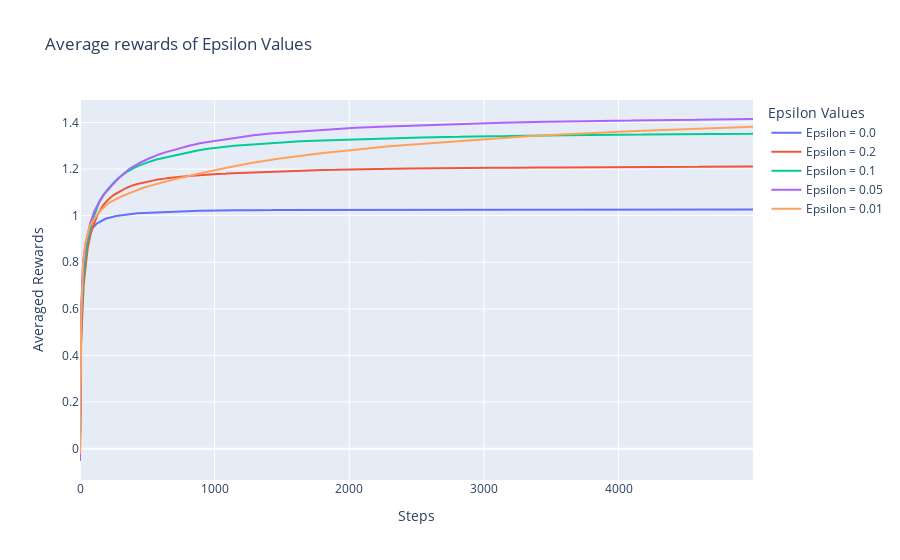

The notebook cell saved with this chart:
### Code cell
def plot_rewards(rewards, epsilons):
    steps = jnp.arange(rewards.shape[0])
    rewards_mean_df = pd.DataFrame({i:jnp.mean(rewards[:, i, :], axis=1).cumsum()/(steps+1) for i in range(len(epsilons))})
    rewards_std_df = pd.DataFrame({i:jnp.std(rewards[:,i,:], axis=1) for i in range(len(epsilons))})
    rewards_mean_df.columns = epsilons
    rewards_std_df.columns = epsilons

    fig = go.Figure()

    for idx, i in enumerate(rewards_mean_df.columns):
        fig.add_trace(go.Scatter(x=steps, y=rewards_mean_df[i], mode='lines', name=f"Epsilon = {str(epsilons[idx])}"))
        # fig.add_trace(go.Scatter(x=steps, y=rewards_mean_df[i]+rewards_std_df[i], name="Mean +- std", mode='lines', line=dict(width=0)))
        # fig.add_trace(go.Scatter(x=steps, y=rewards_mean_df[i]-rewards_std_df[i], mode='lines', line=dict(width=0), fill='tonexty', showlegend=False))
    fig.update_xaxes(title_text="Steps")
    fig.update_yaxes(title_text="Averaged Rewards")
    fig.update_layout(title_text="Average rewards of Epsilon Values", legend_title_text="Epsilon Values")
    fig.show()

plot_rewards(rewards, jnp.asarray(EPSILONS))

### Figure 1 — Plotly figure (JSON) as saved in the notebook; plotly's stock layout.template omitted (floating-point values rounded to 4 significant figures; data arrays with more than 128 entries replaced by an {"elided": "..."} marker saying what was removed)
{"data": [{"mode": "lines", "name": "Epsilon = 0.0", "type": "scatter", "x": {"elided": "5000 int values"}, "y": {"elided": "5000 float values"}}, {"mode": "lines", "name": "Epsilon = 0.2", "type": "scatter", "x": {"elided": "5000 int values"}, "y": {"elided": "5000 float values"}}, {"mode": "lines", "name": "Epsilon = 0.1", "type": "scatter", "x": {"elided": "5000 int values"}, "y": {"elided": "5000 float values"}}, {"mode": "lines", "name": "Epsilon = 0.05", "type": "scatter", "x": {"elided": "5000 int values"}, "y": {"elided": "5000 float values"}}, {"mode": "lines", "name": "Epsilon = 0.01", "type": "scatter", "x": {"elided": "5000 int values"}, "y": {"elided": "5000 float values"}}], "layout": {"legend": {"title": {"text": "Epsilon Values"}}, "title": {"text": "Average rewards of Epsilon Values"}, "xaxis": {"title": {"text": "Steps"}}, "yaxis": {"title": {"text": "Averaged Rewards"}}}}
